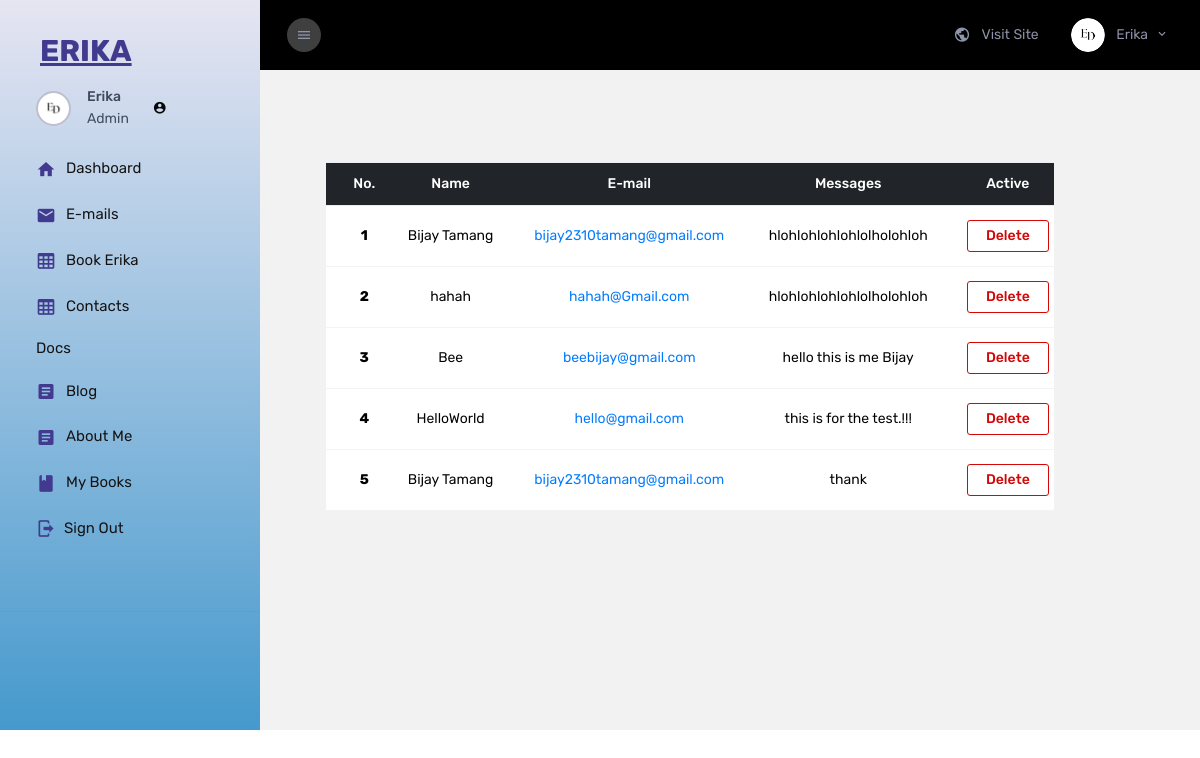
Page /E_Admin/receive-contact/ (signed in) on the earlier database version.
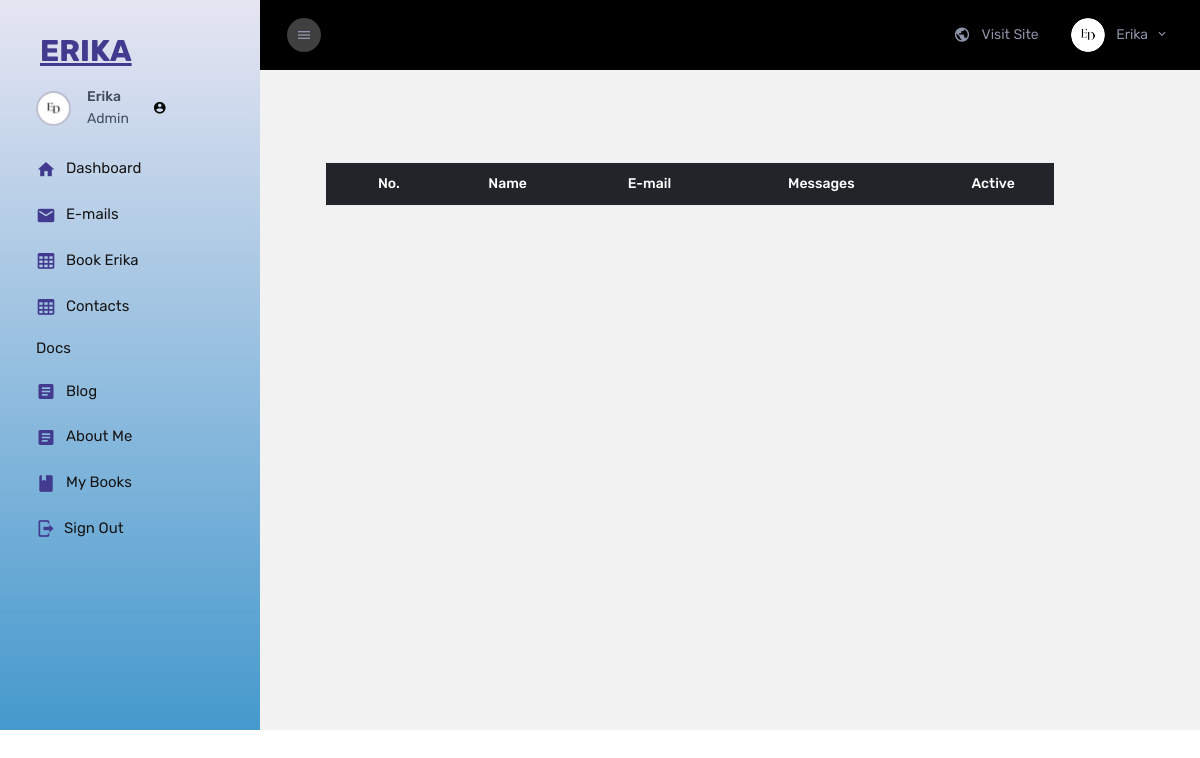
Same page on the later database version.
### Erika_Admin/models.py (models this page shows, shortened)
class Receive_Contact(models.Model):
    Name = models.CharField(max_length=100)
    Email = models.EmailField()
    Messages = models.TextField()

### Erika_Admin/views.py (the view)
# urls.py: path('receive-contact/', views.Receive_Contacts.receive_contacts,name='admin-contacts'),
    @login_required(login_url='adminlogin')
    def receive_contacts(request):
        receiveContact = Receive_Contact.objects.all()
        context = {
            'receiveContact':receiveContact,
        }
        return render(request, 'main/receive-contacts.html',context)

### Erika_Admin/templates/main/receive-contacts.html (shortened to what this page needs)
{% extends 'partials/base.html' %}
{% load static %}
{% block body %}
<div class="main-panel justify-content-center">
  <div class="content-wrapper pb-0">
      <div class="page-header flex-wrap">
        <div class="container-fluid py-5 ">
            <div class="container">
                <table class="table text-center">
                    <thead class="table-dark">
                        <tr>
                            <th scope="col">No.</th>
                            <th scope="col">Name</th>
                            <th scope="col">E-mail</th>
                            <th scope="col">Messages</th>
                            <th scope="col">Active</th>
                        </tr>
                    </thead>
                    <tbody>
                        {% for Rcontact in receiveContact reversed %}
                        <tr>
                            <th scope="row">{{ forloop.counter }}</th>
                            <td>{{Rcontact.Name}}</td>
                            <td> <a href="mailto:{{Rcontact.Email}}" class="mailto-link" >{{Rcontact.Email}} </a></td>
                            <td class="text-wrap" >{{Rcontact.Messages}}</td>
                            <td>
                                <a href="{% url 'RC_delete' Rcontact.id %}">
                                    <button type="button" class="btn">Delete</button>
                                </a>
                            </td>
                        </tr>
                        {% endfor %}
                    </tbody>
                </table>
            </div>
        </div>
      </div>
    </div>
  </div>
{% endblock body %}

### Erika_Admin/templates/partials/base.html (shortened to what this page needs)
<!DOCTYPE html>
{% load static %}
<html lang="en">
  <head>
    <link href="https://cdn.jsdelivr.net/npm/bootstrap@5.3.3/dist/css/bootstrap.min.css" rel="stylesheet">
    <link rel="stylesheet" href="{% static 'assets/vendors/mdi/css/materialdesignicons.min.css' %}" />
    <link rel="stylesheet" href="{% static 'assets/vendors/flag-icon-css/css/flag-icon.min.css' %}" />
    <link rel="stylesheet" href="{% static 'assets/vendors/css/vendor.bundle.base.css' %}" />
    <link rel="stylesheet" href="{% static 'assets/vendors/font-awesome/css/font-awesome.min.css' %}" />
    <link rel="stylesheet" href="{% static 'assets/vendors/bootstrap-datepicker/bootstrap-datepicker.min.css' %}" />
    <link rel="stylesheet" href="{% static 'assets/css/style.css' %}" />
    <link rel="stylesheet" href="{% static 'css/password.css' %}">
  </head>
  <body>
    <div class="container-scroller">
      <nav class="sidebar sidebar-offcanvas" id="sidebar">
        <div class="text-center sidebar-brand-wrapper d-flex align-items-center">
          <a class="sidebar-brand brand-logo" href="{% url 'dashboard' %}" style="color:#423a8e; font-size: 30px; font-weight: bolder;">ERIKA</a>
        </div>
        <ul class="nav">
          <li class="nav-item nav-profile">
            <a href="{% url 'dashboard' %}" class="nav-link">
              <div class="nav-profile-image">
                <img src="{% static 'images/Ed-fav.png' %}" alt="profile" />
              </div>
              <div class="nav-profile-text d-flex flex-column pr-3">
                <span class="font-weight-medium mb-2"> {{user.username}} </span>
                <span class="font-weight-normal">Admin</span>
              </div>
              <span class="ml-2 "><i class="mdi mdi-account-circle" style="color: #070707;"></i></span>
            </a>
          </li>
          <li class="nav-item">
            <a class="nav-link" href="{% url 'dashboard' %}">
              <i class="mdi mdi-home menu-icon"></i>
              <span class="menu-title">Dashboard</span>
            </a>
          </li>
          <li class="nav-item">
            <a class="nav-link" href="{% url 'mail' %}">
              <i class="mdi mdi-email menu-icon"></i>
              <span class="menu-title">E-mails</span>
            </a>
          </li>
          <li class="nav-item">
            <a class="nav-link" href="{% url 'book_event' %}">
              <i class="mdi mdi-table-large menu-icon"></i>
              <span class="menu-title">Book Erika</span>
            </a>
          </li>
          <li class="nav-item">
            <a class="nav-link" href="{% url 'admin-contacts' %}">
              <i class="mdi mdi-table-large menu-icon"></i>
              <span class="menu-title">Contacts</span>
            </a>
          </li>
          <li class="nav-item">
            <span class="nav-link" href="#">
              <span class="menu-title">Docs</span>
            </span>
          </li>
          <li class="nav-item">
            <a class="nav-link" href="{% url 'admin_blogs' %}">
              <i class="mdi mdi-file-document-box menu-icon"></i>
              <span class="menu-title">Blog</span>
            </a>
          </li>
          <li class="nav-item">
            <a class="nav-link" href="{% url 'about-me' %}">
              <i class="mdi mdi-file-document-box menu-icon"></i>
              <span class="menu-title">About Me</span>
            </a>
          </li>
          <li class="nav-item">
            <a class="nav-link" href="{% url 'books-section' %}">
              <i class="mdi mdi-book menu-icon"></i>
              <span class="menu-title">My Books</span>
            </a>
          </li>
          <li class="nav-item">
            <a class="nav-link" href="{% url 'out' %}">
              <i class="mdi mdi-logout mr-2 menu-icon"></i>
              <span class="menu-title">Sign Out</span>
            </a>
          </li>
        </ul>
        <hr>
      </nav>
      <div class="container-fluid page-body-wrapper">
        <nav class="navbar col-lg-12 col-12 p-lg-0 fixed-top d-flex flex-row">
          <div class="navbar-menu-wrapper d-flex align-items-stretch justify-content-between">
            <button class="navbar-toggler navbar-toggler align-self-center mr-2" type="button" data-toggle="minimize">
              <i class="mdi mdi-menu"></i>
            </button>
             <ul class="navbar-nav">
            <ul class="navbar-nav navbar-nav-right ml-lg-auto">
              <li class="nav-item dropdown d-none d-xl-flex border-0">
                <a class="nav-link " href="/">
                  <i class="mdi mdi-earth"></i> Visit Site</a>
              </li>
              <li class="nav-item nav-profile dropdown border-0">
                <a class="nav-link dropdown-toggle" id="profileDropdown" href="#" data-toggle="dropdown">
                  <img class="nav-profile-img mr-2" alt="" src="{% static 'images/Ed-fav.png' %}" />
                  <span class="profile-name"> {{user.username}} </span>
                </a>
              </li>
            </ul>
          </div>
        </nav>
        {% block body %}
        {% endblock body %}
        <footer class="footer">
          </footer>
        </div>
      </div>
  </body>
</html>

Differences in the rows shown:
removed Receive_Contact: Name "Bijay Tamang", Email "bijay2310tamang@gmail.com", Messages "hlohlohlohlohlolholohloh"
removed Receive_Contact: Name "hahah", Email "hahah@Gmail.com", Messages "hlohlohlohlohlolholohloh"
removed Receive_Contact: Name "Bee", Email "beebijay@gmail.com", Messages "hello this is me Bijay"
removed Receive_Contact: Name "HelloWorld", Email "hello@gmail.com", Messages "this is for the test.!!!"
removed Receive_Contact: Name "Bijay Tamang", Email "bijay2310tamang@gmail.com", Messages "thank"
